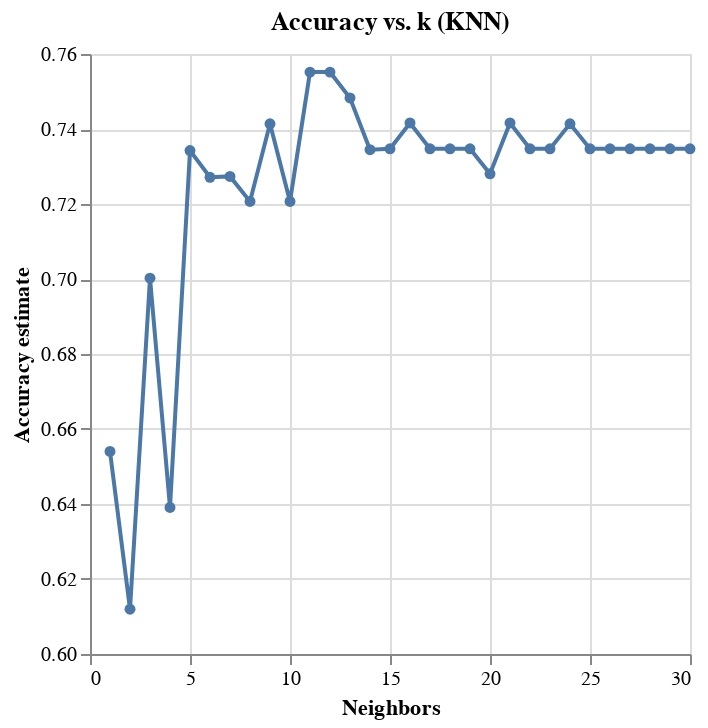
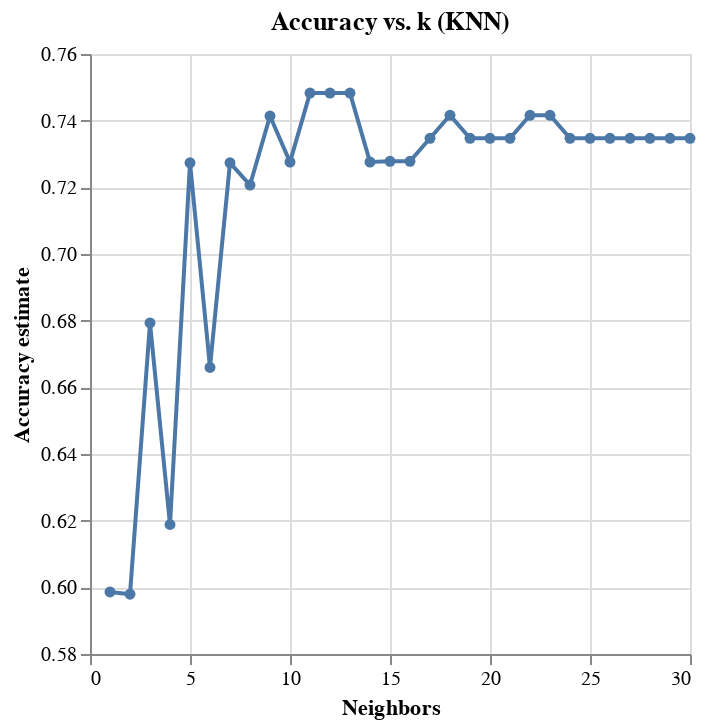

The code cell stored with these charts, in order, in its notebook:
### Code cell
# decide which number of neighbors is best by plotting the accuracy versus k
accuracy_vs_k = alt.Chart(accuracies_grid, title = "Accuracy vs. k (KNN)").mark_line(point=True).encode(
    x=alt.X("n_neighbors").title("Neighbors"),
    y=alt.Y("mean_test_score")
        .scale(zero=False)
        .title("Accuracy estimate")
)

accuracy_vs_k

### Figure 1 — Vega-Lite specification as saved in the notebook (floating-point values rounded to 4 significant figures)
{"config": {"view": {"continuousWidth": 300, "continuousHeight": 300}}, "data": {"name": "data-287d03a3e79db328c61b5c04cadc5d6c"}, "mark": {"type": "line", "point": true}, "encoding": {"x": {"field": "n_neighbors", "title": "Neighbors", "type": "quantitative"}, "y": {"field": "mean_test_score", "scale": {"zero": false}, "title": "Accuracy estimate", "type": "quantitative"}}, "title": "Accuracy vs. k (KNN)", "$schema": "https://vega.github.io/schema/vega-lite/v5.20.1.json", "datasets": {"data-287d03a3e79db328c61b5c04cadc5d6c": [{"n_neighbors": 1, "mean_test_score": 0.654, "sem_test_score": 0.04446}, {"n_neighbors": 2, "mean_test_score": 0.612, "sem_test_score": 0.02527}, {"n_neighbors": 3, "mean_test_score": 0.7002, "sem_test_score": 0.03127}, {"n_neighbors": 4, "mean_test_score": 0.6391, "sem_test_score": 0.02138}, {"n_neighbors": 5, "mean_test_score": 0.7343, "sem_test_score": 0.02124}, {"n_neighbors": 6, "mean_test_score": 0.7271, "sem_test_score": 0.02676}, {"n_neighbors": 7, "mean_test_score": 0.7274, "sem_test_score": 0.02274}, {"n_neighbors": 8, "mean_test_score": 0.7207, "sem_test_score": 0.01624}, {"n_neighbors": 9, "mean_test_score": 0.7414, "sem_test_score": 0.01261}, {"n_neighbors": 10, "mean_test_score": 0.7207, "sem_test_score": 0.01624}, {"n_neighbors": 11, "mean_test_score": 0.7552, "sem_test_score": 0.011}, {"n_neighbors": 12, "mean_test_score": 0.7552, "sem_test_score": 0.011}, {"n_neighbors": 13, "mean_test_score": 0.7483, "sem_test_score": 0.01223}, {"n_neighbors": 14, "mean_test_score": 0.7345, "sem_test_score": 0.01223}, {"n_neighbors": 15, "mean_test_score": 0.7347, "sem_test_score": 0.005653}, {"n_neighbors": 16, "mean_test_score": 0.7416, "sem_test_score": 0.006391}, {"n_neighbors": 17, "mean_test_score": 0.7347, "sem_test_score": 0.005653}, {"n_neighbors": 18, "mean_test_score": 0.7347, "sem_test_score": 0.005653}, {"n_neighbors": 19, "mean_test_score": 0.7347, "sem_test_score": 0.005653}, {"n_neighbors": 20, "mean_test_score": 0.728, "sem_test_score": 0.008438}, {"n_neighbors": 21, "mean_test_score": 0.7416, "sem_test_score": 0.01166}, {"n_neighbors": 22, "mean_test_score": 0.7347, "sem_test_score": 0.005653}, {"n_neighbors": 23, "mean_test_score": 0.7347, "sem_test_score": 0.005653}, {"n_neighbors": 24, "mean_test_score": 0.7414, "sem_test_score": 0.00799}, {"n_neighbors": 25, "mean_test_score": 0.7347, "sem_test_score": 0.005653}, {"n_neighbors": 26, "mean_test_score": 0.7347, "sem_test_score": 0.005653}, {"n_neighbors": 27, "mean_test_score": 0.7347, "sem_test_score": 0.005653}, {"n_neighbors": 28, "mean_test_score": 0.7347, "sem_test_score": 0.005653}, {"n_neighbors": 29, "mean_test_score": 0.7347, "sem_test_score": 0.005653}, {"n_neighbors": 30, "mean_test_score": 0.7347, "sem_test_score": 0.005653}]}}

### Figure 2 — Vega-Lite specification as saved in the notebook (floating-point values rounded to 4 significant figures)
{"config": {"view": {"continuousWidth": 300, "continuousHeight": 300}}, "data": {"name": "data-f06dbc6d4afcaf6d8f4323da9d4f8c16"}, "mark": {"type": "line", "point": true}, "encoding": {"x": {"field": "n_neighbors", "title": "Neighbors", "type": "quantitative"}, "y": {"field": "mean_test_score", "scale": {"zero": false}, "title": "Accuracy estimate", "type": "quantitative"}}, "title": "Accuracy vs. k (KNN)", "$schema": "https://vega.github.io/schema/vega-lite/v5.16.3.json", "datasets": {"data-f06dbc6d4afcaf6d8f4323da9d4f8c16": [{"n_neighbors": 1, "mean_test_score": 0.5986, "sem_test_score": 0.03811}, {"n_neighbors": 2, "mean_test_score": 0.5979, "sem_test_score": 0.04971}, {"n_neighbors": 3, "mean_test_score": 0.6793, "sem_test_score": 0.02855}, {"n_neighbors": 4, "mean_test_score": 0.6189, "sem_test_score": 0.007725}, {"n_neighbors": 5, "mean_test_score": 0.7274, "sem_test_score": 0.02054}, {"n_neighbors": 6, "mean_test_score": 0.666, "sem_test_score": 0.04294}, {"n_neighbors": 7, "mean_test_score": 0.7274, "sem_test_score": 0.02274}, {"n_neighbors": 8, "mean_test_score": 0.7207, "sem_test_score": 0.01624}, {"n_neighbors": 9, "mean_test_score": 0.7414, "sem_test_score": 0.01261}, {"n_neighbors": 10, "mean_test_score": 0.7276, "sem_test_score": 0.01764}, {"n_neighbors": 11, "mean_test_score": 0.7483, "sem_test_score": 0.01223}, {"n_neighbors": 12, "mean_test_score": 0.7483, "sem_test_score": 0.01223}, {"n_neighbors": 13, "mean_test_score": 0.7483, "sem_test_score": 0.01223}, {"n_neighbors": 14, "mean_test_score": 0.7276, "sem_test_score": 0.011}, {"n_neighbors": 15, "mean_test_score": 0.7278, "sem_test_score": 0.002015}, {"n_neighbors": 16, "mean_test_score": 0.7278, "sem_test_score": 0.002015}, {"n_neighbors": 17, "mean_test_score": 0.7347, "sem_test_score": 0.005653}, {"n_neighbors": 18, "mean_test_score": 0.7416, "sem_test_score": 0.006391}, {"n_neighbors": 19, "mean_test_score": 0.7347, "sem_test_score": 0.005653}, {"n_neighbors": 20, "mean_test_score": 0.7347, "sem_test_score": 0.005653}, {"n_neighbors": 21, "mean_test_score": 0.7347, "sem_test_score": 0.005653}, {"n_neighbors": 22, "mean_test_score": 0.7416, "sem_test_score": 0.01166}, {"n_neighbors": 23, "mean_test_score": 0.7416, "sem_test_score": 0.01166}, {"n_neighbors": 24, "mean_test_score": 0.7347, "sem_test_score": 0.005653}, {"n_neighbors": 25, "mean_test_score": 0.7347, "sem_test_score": 0.005653}, {"n_neighbors": 26, "mean_test_score": 0.7347, "sem_test_score": 0.005653}, {"n_neighbors": 27, "mean_test_score": 0.7347, "sem_test_score": 0.005653}, {"n_neighbors": 28, "mean_test_score": 0.7347, "sem_test_score": 0.005653}, {"n_neighbors": 29, "mean_test_score": 0.7347, "sem_test_score": 0.005653}, {"n_neighbors": 30, "mean_test_score": 0.7347, "sem_test_score": 0.005653}]}}
